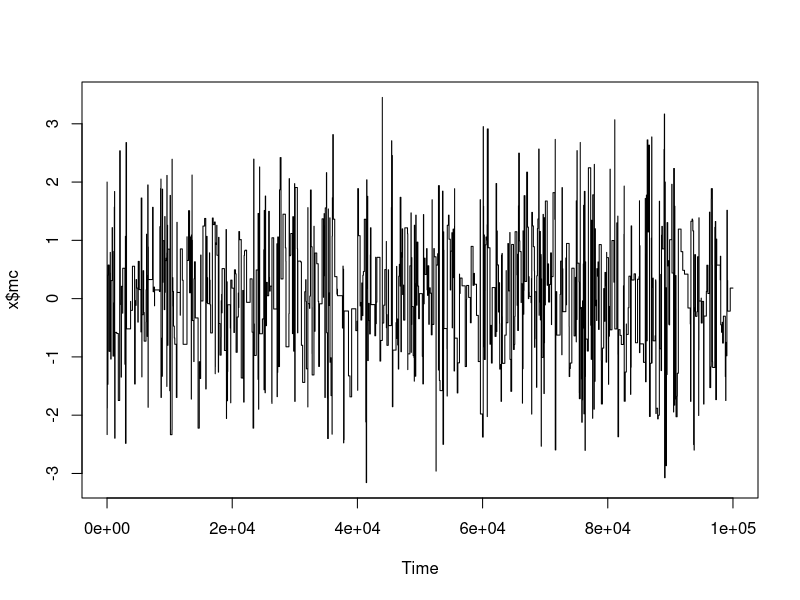
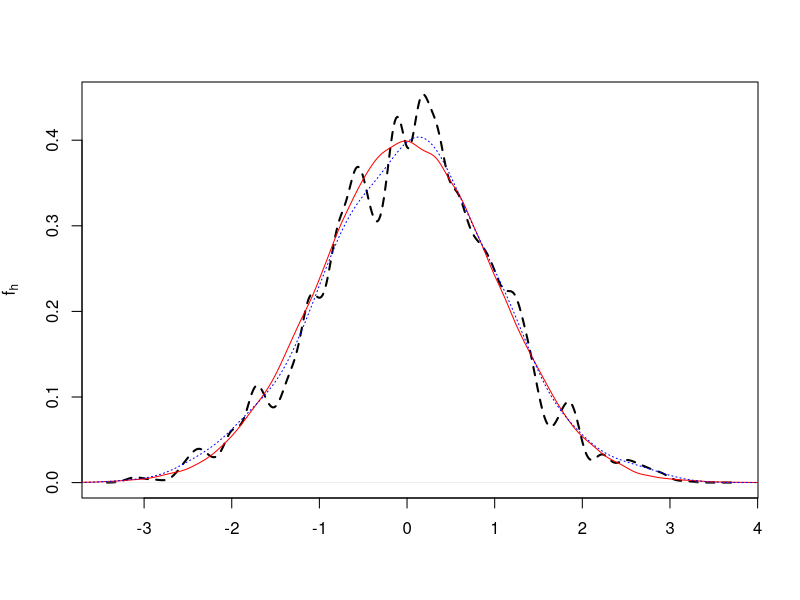

The R script that drew these images, in order: (Note: this script raises an error after producing the figures.)
## Example for bump-killing
# target: N(0, 1)
# proposal: N(x, 100)

# h <- 0.5
## generate one sample
fact <- 1/sqrt(2*pi)

expo <- function(x) exp(-(x^2)/2)*fact

one_sample <- function(len = 1e5)
{
  x <- numeric(len) + 2
  prob <- numeric(len)
  for (i in 2:len)
  {
    #y <-rnorm(1, x[i-1] - h/2*eval(deriv(~log(dnorm(x)), "x[i-1]")), sqrt(h)) 
    y <- rnorm(1, 100, 100)
    if(runif(1) < dnorm(y)/dnorm(x[i-1]))
    {
      x[i] <- y
      prob[i]<-1
    }else{
      x[i] <- x[i-1]
    }
  }
  return(list(mc=x, acc.prob = mean(prob)))
}

x <- one_sample()
pdf("bk_trace.pdf", width = 7, height = 7)
ts.plot(x$mc)
dev.off()
pdf("bk_density_plots.pdf", height = 7, width =7)
plot(density(x$mc), ylab = expression(hat(f[h])), xlab = "",
     main = "", lty = 2, ylim = c(0, 0.45), lwd = 2)
lines(density(rnorm(1e5)), col = "red")
h_iid <- density(x$mc)$bw
A.hat <- function(x)
{
  n<-length(x)
  T <- numeric(n)
  for(i in 1:n)
  {
    j <- i
    while(x[i] == x[j] && j <= n)
    {
      T[i] <- T[i] + 1
      j <- j + 1
    }
  }
  
  return(sum(2*T - 1)/n)
}
A <- A.hat(x$mc)
h_mh <- A^(1/5)*h_iid
lines(density(x$mc, bw = h_mh), col = "blue", lty = 3)

Tis <- function(x)
{
  n<-length(x)
  T <- numeric(n)
  for(i in 1:n)
  {
    j <- i
    while(x[i] == x[j] && j <= n)
    {
      T[i] <- T[i] + 1
      j <- j + 1
    }
  }
  
  return(2*T-1)
}

A_bk <- Tis(x$mc)
h.bk <-  A_bk^(1/5)*h_iid
M <- 1e3

grid <- seq(from = -3, to = 3, length.out = M)
vals <- numeric(length = M)

for(i in 1:M)
{
  print(i)
  u <- grid[i]
  sum <- 0
  for(j in 1:n)
  {
    sum <- sum + expo((x$mc[j] - u)/h.bk[j])/h.bk[j]
  }
  vals[i] <- sum/n
}

lines(grid, vals, type = "l", col = "green", lty = 4)

legend("topright", legend = c("true density", "KDE(h_iid)",
                              "KDE(h_mh)", "KDE(h_bk)"),
       lty = c(1,2,3,4), col = c("red", "black", "blue", "green"),
       cex = 0.8, lwd = c(1,2,1,2))


dev.off()
